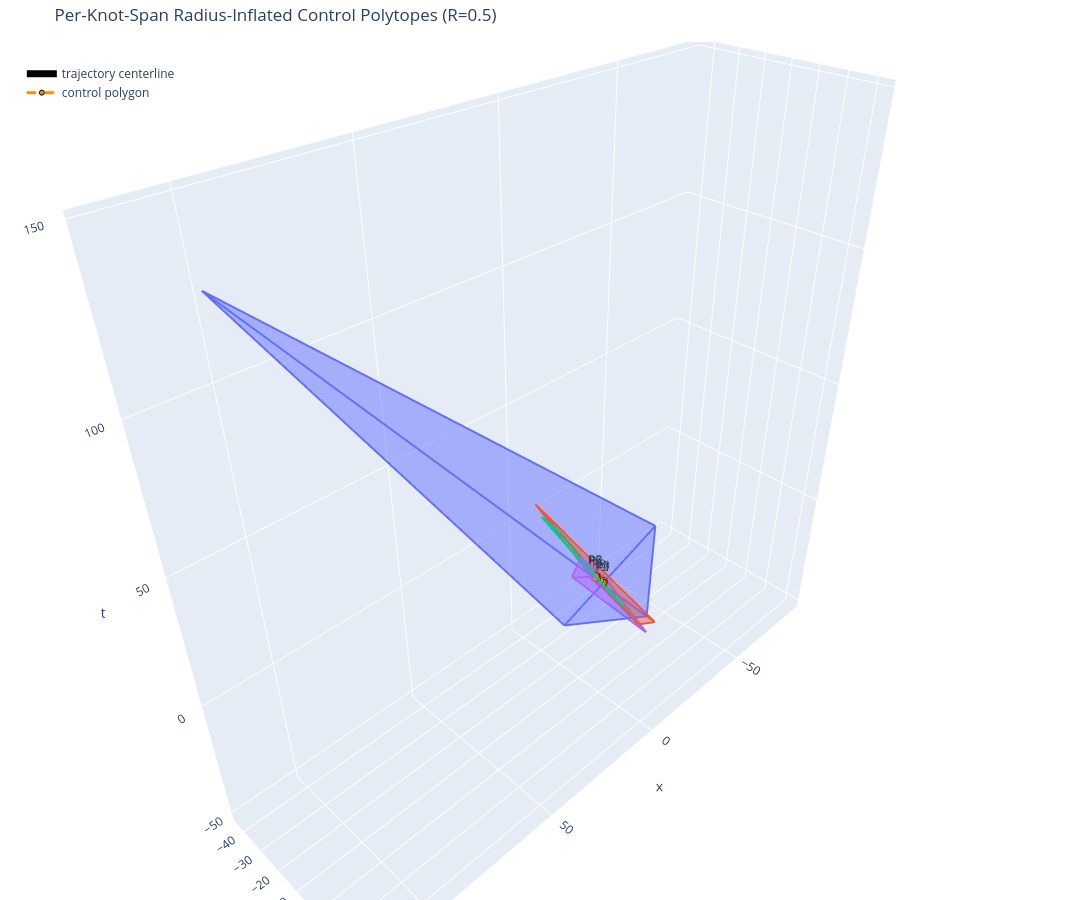

Source (notebook cell):
### Code cell
# 3D interactive visualization of radius-inflated control polytopes
try:
    import plotly.graph_objects as go
    from plotly.colors import qualitative
except ImportError:
    raise ImportError("Install plotly for 3D visualization")

if ConvexHull is None:
    raise ImportError("scipy is required for 3D convex hull.")

if "hull_edges_from_simplices" not in globals():
    def hull_edges_from_simplices(simplices):
        edges = set()
        for simplex in simplices:
            for local_i in range(len(simplex)):
                for local_j in range(local_i + 1, len(simplex)):
                    edges.add(tuple(sorted((int(simplex[local_i]), int(simplex[local_j])))))
        return sorted(edges)

span_colors_plotly = qualitative.Plotly
fig = go.Figure()

for span_number, inflated_data in sorted(span_inflated_control_polytopes.items()):
    color = span_colors_plotly[span_number % len(span_colors_plotly)]
    hull = inflated_data["hull"]
    points = inflated_data["points"]
    hi, hj, hk = hull.simplices.T

    label = f"span {span_number}: t=[{inflated_data['t_start']:.2f}, {inflated_data['t_end']:.2f}]"
    fig.add_trace(go.Mesh3d(
        x=points[:, 0],
        y=points[:, 1],
        z=points[:, 2],
        i=hi,
        j=hj,
        k=hk,
        name=f"inflated control polytope {span_number}",
        color=color,
        opacity=0.30,
        flatshading=True,
        hovertemplate=label + "<extra></extra>",
    ))

    for edge_index, (a, b) in enumerate(hull_edges_from_simplices(hull.simplices)):
        edge = points[[a, b]]
        fig.add_trace(go.Scatter3d(
            x=edge[:, 0],
            y=edge[:, 1],
            z=edge[:, 2],
            mode="lines",
            line=dict(color=color, width=4),
            showlegend=False,
            hoverinfo="skip",
        ))

fig.add_trace(go.Scatter3d(
    x=curve_xyt[:, 0],
    y=curve_xyt[:, 1],
    z=curve_xyt[:, 2],
    mode="lines",
    line=dict(color="black", width=7),
    name="trajectory centerline",
    hovertemplate="x=%{x:.2f}<br>y=%{y:.2f}<br>t=%{z:.2f}<extra></extra>",
))

fig.add_trace(go.Scatter3d(
    x=control_points_xyt[:, 0],
    y=control_points_xyt[:, 1],
    z=control_points_xyt[:, 2],
    mode="lines+markers+text",
    line=dict(color="darkorange", width=3, dash="dash"),
    marker=dict(size=5, color="darkorange", line=dict(color="black", width=1)),
    text=[f"P{idx}" for idx in range(len(control_points_xyt))],
    textposition="top center",
    name="control polygon",
    hovertemplate="%{text}<br>x=%{x:.2f}<br>y=%{y:.2f}<br>t=%{z:.2f}<extra></extra>",
))

fig.update_layout(
    title=f"Per-Knot-Span Radius-Inflated Control Polytopes (R={R})",
    scene=dict(
        xaxis_title="x",
        yaxis_title="y",
        zaxis_title="t",
        aspectmode="data",
    ),
    margin=dict(l=0, r=0, b=0, t=42),
    legend=dict(x=0.02, y=0.98),
    width=1200,
    height=900,
)
fig.show()

print(f"\nPer-knot-span inflated control-polytope statistics:")
print(f"  Total polytopes: {len(span_inflated_control_polytopes)}")
for span_number, inflated_data in sorted(span_inflated_control_polytopes.items()):
    hull = inflated_data["hull"]
    print(f"  Span {span_number}: {len(inflated_data['points'])} vertices, {len(hull.simplices)} hull faces, {len(inflated_data['halfspaces'])} shifted halfspaces")
print("  These polytopes are built from control-point hull halfspaces, not trajectory samples.")

### Figure 1 — Plotly figure (JSON) as saved in the notebook; plotly's stock layout.template omitted (floating-point values rounded to 4 significant figures; data arrays with more than 128 entries replaced by an {"elided": "..."} marker saying what was removed)
{"data": [{"color": "#636EFA", "flatshading": true, "hovertemplate": "span 0: t=[0.00, 0.65]<extra></extra>", "i": [1, 3, 3, 3], "j": [0, 0, 1, 1], "k": [2, 2, 2, 0], "name": "inflated control polytope 0", "opacity": 0.3, "type": "mesh3d", "x": [118.1, 43.17, -84.22, -24.27], "y": [-2.829, 23.4, -44.05, 0.9176], "z": [145.9, 24.75, -47.69, -31.46]}, {"hoverinfo": "skip", "line": {"color": "#636EFA", "width": 4}, "mode": "lines", "showlegend": false, "type": "scatter3d", "x": [118.1, 43.17], "y": [-2.829, 23.4], "z": [145.9, 24.75]}, {"hoverinfo": "skip", "line": {"color": "#636EFA", "width": 4}, "mode": "lines", "showlegend": false, "type": "scatter3d", "x": [118.1, -84.22], "y": [-2.829, -44.05], "z": [145.9, -47.69]}, {"hoverinfo": "skip", "line": {"color": "#636EFA", "width": 4}, "mode": "lines", "showlegend": false, "type": "scatter3d", "x": [118.1, -24.27], "y": [-2.829, 0.9176], "z": [145.9, -31.46]}, {"hoverinfo": "skip", "line": {"color": "#636EFA", "width": 4}, "mode": "lines", "showlegend": false, "type": "scatter3d", "x": [43.17, -84.22], "y": [23.4, -44.05], "z": [24.75, -47.69]}, {"hoverinfo": "skip", "line": {"color": "#636EFA", "width": 4}, "mode": "lines", "showlegend": false, "type": "scatter3d", "x": [43.17, -24.27], "y": [23.4, 0.9176], "z": [24.75, -31.46]}, {"hoverinfo": "skip", "line": {"color": "#636EFA", "width": 4}, "mode": "lines", "showlegend": false, "type": "scatter3d", "x": [-84.22, -24.27], "y": [-44.05, 0.9176], "z": [-47.69, -31.46]}, {"color": "#EF553B", "flatshading": true, "hovertemplate": "span 1: t=[0.65, 2.25]<extra></extra>", "i": [0, 3, 3, 3], "j": [2, 2, 0, 0], "k": [1, 1, 1, 2], "name": "inflated control polytope 1", "opacity": 0.3, "type": "mesh3d", "x": [-12.14, -29.38, 24.24, 7.007], "y": [6.765, 1.02, -7.598, 0.06265], "z": [-23.42, -37.78, 41.69, 7.542]}, {"hoverinfo": "skip", "line": {"color": "#EF553B", "width": 4}, "mode": "lines", "showlegend": false, "type": "scatter3d", "x": [-12.14, -29.38], "y": [6.765, 1.02], "z": [-23.42, -37.78]}, {"hoverinfo": "skip", "line": {"color": "#EF553B", "width": 4}, "mode": "lines", "showlegend": false, "type": "scatter3d", "x": [-12.14, 24.24], "y": [6.765, -7.598], "z": [-23.42, 41.69]}, {"hoverinfo": "skip", "line": {"color": "#EF553B", "width": 4}, "mode": "lines", "showlegend": false, "type": "scatter3d", "x": [-12.14, 7.007], "y": [6.765, 0.06265], "z": [-23.42, 7.542]}, {"hoverinfo": "skip", "line": {"color": "#EF553B", "width": 4}, "mode": "lines", "showlegend": false, "type": "scatter3d", "x": [-29.38, 24.24], "y": [1.02, -7.598], "z": [-37.78, 41.69]}, {"hoverinfo": "skip", "line": {"color": "#EF553B", "width": 4}, "mode": "lines", "showlegend": false, "type": "scatter3d", "x": [-29.38, 7.007], "y": [1.02, 0.06265], "z": [-37.78, 7.542]}, {"hoverinfo": "skip", "line": {"color": "#EF553B", "width": 4}, "mode": "lines", "showlegend": false, "type": "scatter3d", "x": [24.24, 7.007], "y": [-7.598, 0.06265], "z": [41.69, 7.542]}, {"color": "#00CC96", "flatshading": true, "hovertemplate": "span 2: t=[2.25, 4.85]<extra></extra>", "i": [2, 3, 3, 3], "j": [1, 1, 2, 2], "k": [0, 0, 0, 1], "name": "inflated control polytope 2", "opacity": 0.3, "type": "mesh3d", "x": [-11.68, 28.35, 14.55, 2.126], "y": [5.282, -0.9292, -5.07, 0.451], "z": [-21.43, 42.74, 25.49, 0.8778]}, {"hoverinfo": "skip", "line": {"color": "#00CC96", "width": 4}, "mode": "lines", "showlegend": false, "type": "scatter3d", "x": [-11.68, 28.35], "y": [5.282, -0.9292], "z": [-21.43, 42.74]}, {"hoverinfo": "skip", "line": {"color": "#00CC96", "width": 4}, "mode": "lines", "showlegend": false, "type": "scatter3d", "x": [-11.68, 14.55], "y": [5.282, -5.07], "z": [-21.43, 25.49]}, {"hoverinfo": "skip", "line": {"color": "#00CC96", "width": 4}, "mode": "lines", "showlegend": false, "type": "scatter3d", "x": [-11.68, 2.126], "y": [5.282, 0.451], "z": [-21.43, 0.8778]}, {"hoverinfo": "skip", "line": {"color": "#00CC96", "width": 4}, "mode": "lines", "showlegend": false, "type": "scatter3d", "x": [28.35, 14.55], "y": [-0.9292, -5.07], "z": [42.74, 25.49]}, {"hoverinfo": "skip", "line": {"color": "#00CC96", "width": 4}, "mode": "lines", "showlegend": false, "type": "scatter3d", "x": [28.35, 2.126], "y": [-0.9292, 0.451], "z": [42.74, 0.8778]}, {"hoverinfo": "skip", "line": {"color": "#00CC96", "width": 4}, "mode": "lines", "showlegend": false, "type": "scatter3d", "x": [14.55, 2.126], "y": [-5.07, 0.451], "z": [25.49, 0.8778]}, {"color": "#AB63FA", "flatshading": true, "hovertemplate": "span 3: t=[4.85, 6.00]<extra></extra>", "i": [1, 2, 2, 2], "j": [3, 3, 1, 1], "k": [0, 0, 0, 3], "name": "inflated control polytope 3", "opacity": 0.3, "type": "mesh3d", "x": [-23.04, -6.519, 11.83, 26.52], "y": [2.198, -5.143, 0.3628, 10.46], "z": [-37.88, -5.149, 17.79, 24.83]}, {"hoverinfo": "skip", "line": {"color": "#AB63FA", "width": 4}, "mode": "lines", "showlegend": false, "type": "scatter3d", "x": [-23.04, -6.519], "y": [2.198, -5.143], "z": [-37.88, -5.149]}, {"hoverinfo": "skip", "line": {"color": "#AB63FA", "width": 4}, "mode": "lines", "showlegend": false, "type": "scatter3d", "x": [-23.04, 11.83], "y": [2.198, 0.3628], "z": [-37.88, 17.79]}, {"hoverinfo": "skip", "line": {"color": "#AB63FA", "width": 4}, "mode": "lines", "showlegend": false, "type": "scatter3d", "x": [-23.04, 26.52], "y": [2.198, 10.46], "z": [-37.88, 24.83]}, {"hoverinfo": "skip", "line": {"color": "#AB63FA", "width": 4}, "mode": "lines", "showlegend": false, "type": "scatter3d", "x": [-6.519, 11.83], "y": [-5.143, 0.3628], "z": [-5.149, 17.79]}, {"hoverinfo": "skip", "line": {"color": "#AB63FA", "width": 4}, "mode": "lines", "showlegend": false, "type": "scatter3d", "x": [-6.519, 26.52], "y": [-5.143, 10.46], "z": [-5.149, 24.83]}, {"hoverinfo": "skip", "line": {"color": "#AB63FA", "width": 4}, "mode": "lines", "showlegend": false, "type": "scatter3d", "x": [11.83, 26.52], "y": [0.3628, 10.46], "z": [17.79, 24.83]}, {"hovertemplate": "x=%{x:.2f}<br>y=%{y:.2f}<br>t=%{z:.2f}<extra></extra>", "line": {"color": "black", "width": 7}, "mode": "lines", "name": "trajectory centerline", "type": "scatter3d", "x": {"elided": "300 float values"}, "y": {"elided": "300 float values"}, "z": {"elided": "300 float values"}}, {"hovertemplate": "%{text}<br>x=%{x:.2f}<br>y=%{y:.2f}<br>t=%{z:.2f}<extra></extra>", "line": {"color": "darkorange", "dash": "dash", "width": 3}, "marker": {"color": "darkorange", "line": {"color": "black", "width": 1}, "size": 5}, "mode": "lines+markers+text", "name": "control polygon", "text": ["P0", "P1", "P2", "P3", "P4", "P5", "P6"], "textposition": "top center", "type": "scatter3d", "x": [0, 0.8, 1.7, 2.7, 3.6, 4.6, 5.4], "y": [0, 0.6, 0.9, 0.55, 0.15, 0.45, 1], "z": [0, 0.2167, 0.9667, 2.583, 4.367, 5.617, 6]}], "layout": {"height": 900, "legend": {"x": 0.02, "y": 0.98}, "margin": {"b": 0, "l": 0, "r": 0, "t": 42}, "scene": {"aspectmode": "data", "xaxis": {"title": {"text": "x"}}, "yaxis": {"title": {"text": "y"}}, "zaxis": {"title": {"text": "t"}}}, "title": {"text": "Per-Knot-Span Radius-Inflated Control Polytopes (R=0.5)"}, "width": 1200}}
